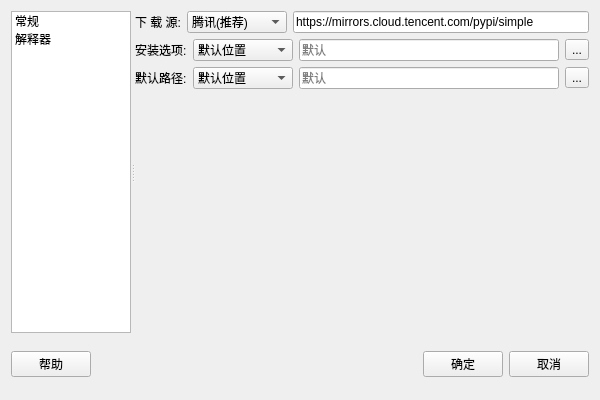
<?xml version="1.0" encoding="UTF-8"?>
<ui version="4.0">
 <class>Form</class>
 <widget class="QWidget" name="Form">
  <property name="geometry">
   <rect>
    <x>0</x>
    <y>0</y>
    <width>600</width>
    <height>400</height>
   </rect>
  </property>
  <property name="windowTitle">
   <string>设置</string>
  </property>
  <layout class="QVBoxLayout" name="verticalLayout">
   <item>
    <widget class="QSplitter" name="splitter">
     <property name="orientation">
      <enum>Qt::Horizontal</enum>
     </property>
     <widget class="QWidget" name="widget_2" native="true">
      <property name="maximumSize">
       <size>
        <width>120</width>
        <height>16777215</height>
       </size>
      </property>
      <layout class="QVBoxLayout" name="verticalLayout_2">
       <property name="leftMargin">
        <number>0</number>
       </property>
       <property name="topMargin">
        <number>0</number>
       </property>
       <property name="rightMargin">
        <number>0</number>
       </property>
       <property name="bottomMargin">
        <number>0</number>
       </property>
       <item>
        <widget class="QListWidget" name="listWidget">
         <property name="sizePolicy">
          <sizepolicy hsizetype="Preferred" vsizetype="Preferred">
           <horstretch>0</horstretch>
           <verstretch>0</verstretch>
          </sizepolicy>
         </property>
         <item>
          <property name="text">
           <string>常规</string>
          </property>
         </item>
         <item>
          <property name="text">
           <string>解释器</string>
          </property>
         </item>
        </widget>
       </item>
      </layout>
     </widget>
     <widget class="QStackedWidget" name="stackedWidget">
      <property name="currentIndex">
       <number>0</number>
      </property>
      <widget class="QWidget" name="page">
       <layout class="QVBoxLayout" name="verticalLayout_3">
        <property name="leftMargin">
         <number>0</number>
        </property>
        <property name="topMargin">
         <number>0</number>
        </property>
        <property name="rightMargin">
         <number>0</number>
        </property>
        <property name="bottomMargin">
         <number>0</number>
        </property>
        <item>
         <layout class="QHBoxLayout" name="horizontalLayout_2">
          <item>
           <widget class="QLabel" name="label">
            <property name="text">
             <string>下 载 源:</string>
            </property>
           </widget>
          </item>
          <item>
           <widget class="QComboBox" name="comboBox_source">
            <property name="enabled">
             <bool>true</bool>
            </property>
            <property name="minimumSize">
             <size>
              <width>100</width>
              <height>0</height>
             </size>
            </property>
            <property name="maximumSize">
             <size>
              <width>100</width>
              <height>16777215</height>
             </size>
            </property>
            <item>
             <property name="text">
              <string>腾讯(推荐)</string>
             </property>
            </item>
            <item>
             <property name="text">
              <string>官方</string>
             </property>
            </item>
            <item>
             <property name="text">
              <string>清华大学</string>
             </property>
            </item>
            <item>
             <property name="text">
              <string>阿里</string>
             </property>
            </item>
            <item>
             <property name="text">
              <string>豆瓣</string>
             </property>
            </item>
            <item>
             <property name="text">
              <string>自定义</string>
             </property>
            </item>
           </widget>
          </item>
          <item>
           <widget class="QLineEdit" name="lineEdit_source">
            <property name="text">
             <string>https://mirrors.cloud.tencent.com/pypi/simple</string>
            </property>
            <property name="alignment">
             <set>Qt::AlignLeading|Qt::AlignLeft|Qt::AlignVCenter</set>
            </property>
            <property name="readOnly">
             <bool>true</bool>
            </property>
            <property name="placeholderText">
             <string>腾讯镜像源</string>
            </property>
           </widget>
          </item>
         </layout>
        </item>
        <item>
         <layout class="QHBoxLayout" name="horizontalLayout_3">
          <item>
           <widget class="QLabel" name="label_3">
            <property name="text">
             <string>安装选项:</string>
            </property>
           </widget>
          </item>
          <item>
           <widget class="QComboBox" name="comboBox_dir">
            <property name="minimumSize">
             <size>
              <width>100</width>
              <height>0</height>
             </size>
            </property>
            <property name="maximumSize">
             <size>
              <width>100</width>
              <height>16777215</height>
             </size>
            </property>
            <item>
             <property name="text">
              <string>默认位置</string>
             </property>
            </item>
            <item>
             <property name="text">
              <string>用户目录</string>
             </property>
            </item>
            <item>
             <property name="text">
              <string>仅下载</string>
             </property>
            </item>
            <item>
             <property name="text">
              <string>自定义</string>
             </property>
            </item>
           </widget>
          </item>
          <item>
           <widget class="QLineEdit" name="lineEdit_dir">
            <property name="readOnly">
             <bool>true</bool>
            </property>
            <property name="placeholderText">
             <string>默认</string>
            </property>
           </widget>
          </item>
          <item>
           <widget class="QToolButton" name="toolButton">
            <property name="text">
             <string>...</string>
            </property>
           </widget>
          </item>
         </layout>
        </item>
        <item>
         <layout class="QHBoxLayout" name="horizontalLayout_4">
          <item>
           <widget class="QLabel" name="label_4">
            <property name="text">
             <string>默认路径:</string>
            </property>
           </widget>
          </item>
          <item>
           <widget class="QComboBox" name="comboBox_dir_2">
            <property name="minimumSize">
             <size>
              <width>100</width>
              <height>0</height>
             </size>
            </property>
            <property name="maximumSize">
             <size>
              <width>100</width>
              <height>16777215</height>
             </size>
            </property>
            <item>
             <property name="text">
              <string>默认位置</string>
             </property>
            </item>
            <item>
             <property name="text">
              <string>用户目录</string>
             </property>
            </item>
            <item>
             <property name="text">
              <string>仅下载</string>
             </property>
            </item>
            <item>
             <property name="text">
              <string>自定义</string>
             </property>
            </item>
           </widget>
          </item>
          <item>
           <widget class="QLineEdit" name="lineEdit_dir_2">
            <property name="readOnly">
             <bool>true</bool>
            </property>
            <property name="placeholderText">
             <string>默认</string>
            </property>
           </widget>
          </item>
          <item>
           <widget class="QToolButton" name="toolButton_2">
            <property name="text">
             <string>...</string>
            </property>
           </widget>
          </item>
         </layout>
        </item>
        <item>
         <spacer name="verticalSpacer">
          <property name="orientation">
           <enum>Qt::Vertical</enum>
          </property>
          <property name="sizeHint" stdset="0">
           <size>
            <width>20</width>
            <height>40</height>
           </size>
          </property>
         </spacer>
        </item>
       </layout>
      </widget>
      <widget class="QWidget" name="page_2">
       <layout class="QHBoxLayout" name="horizontalLayout_5">
        <property name="leftMargin">
         <number>0</number>
        </property>
        <property name="topMargin">
         <number>0</number>
        </property>
        <property name="rightMargin">
         <number>0</number>
        </property>
        <property name="bottomMargin">
         <number>0</number>
        </property>
        <item>
         <widget class="QTableWidget" name="tableWidget">
          <column>
           <property name="text">
            <string>名称</string>
           </property>
          </column>
          <column>
           <property name="text">
            <string>路径</string>
           </property>
          </column>
          <column>
           <property name="text">
            <string>是否默认</string>
           </property>
          </column>
         </widget>
        </item>
        <item>
         <layout class="QVBoxLayout" name="verticalLayout_4">
          <item>
           <widget class="QPushButton" name="pushButton_browser">
            <property name="text">
             <string>浏览</string>
            </property>
           </widget>
          </item>
          <item>
           <widget class="QPushButton" name="pushButton_default">
            <property name="text">
             <string>设为默认</string>
            </property>
           </widget>
          </item>
          <item>
           <widget class="QPushButton" name="pushButton_delete">
            <property name="text">
             <string>删除</string>
            </property>
           </widget>
          </item>
          <item>
           <spacer name="verticalSpacer_2">
            <property name="orientation">
             <enum>Qt::Vertical</enum>
            </property>
            <property name="sizeHint" stdset="0">
             <size>
              <width>20</width>
              <height>40</height>
             </size>
            </property>
           </spacer>
          </item>
         </layout>
        </item>
       </layout>
      </widget>
     </widget>
    </widget>
   </item>
   <item>
    <widget class="QWidget" name="widget" native="true">
     <property name="minimumSize">
      <size>
       <width>0</width>
       <height>50</height>
      </size>
     </property>
     <property name="maximumSize">
      <size>
       <width>16777215</width>
       <height>50</height>
      </size>
     </property>
     <layout class="QHBoxLayout" name="horizontalLayout">
      <property name="leftMargin">
       <number>0</number>
      </property>
      <property name="topMargin">
       <number>0</number>
      </property>
      <property name="rightMargin">
       <number>0</number>
      </property>
      <property name="bottomMargin">
       <number>0</number>
      </property>
      <item>
       <widget class="QPushButton" name="pushButton_help">
        <property name="text">
         <string>帮助</string>
        </property>
       </widget>
      </item>
      <item>
       <spacer name="horizontalSpacer">
        <property name="orientation">
         <enum>Qt::Horizontal</enum>
        </property>
        <property name="sizeHint" stdset="0">
         <size>
          <width>40</width>
          <height>20</height>
         </size>
        </property>
       </spacer>
      </item>
      <item>
       <widget class="QPushButton" name="pushButton_ok">
        <property name="text">
         <string>确定</string>
        </property>
       </widget>
      </item>
      <item>
       <widget class="QPushButton" name="pushButton_cancel">
        <property name="text">
         <string>取消</string>
        </property>
       </widget>
      </item>
     </layout>
    </widget>
   </item>
  </layout>
 </widget>
 <resources/>
 <connections/>
</ui>
